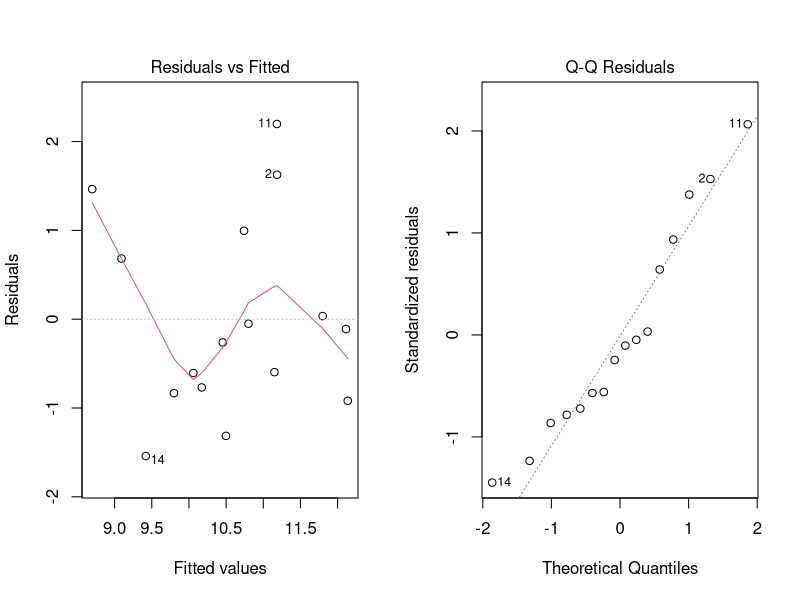
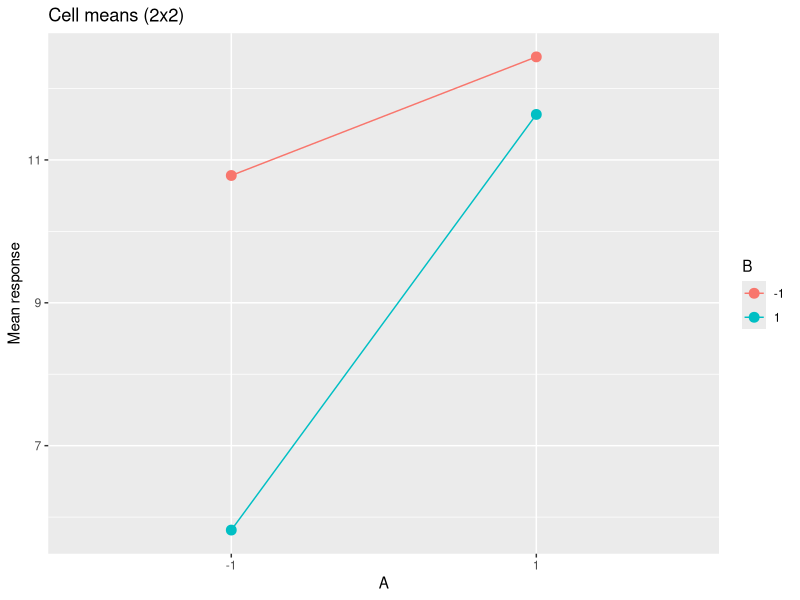

Write R code to recreate these figures, in order.
## ---- chunk 1
knitr::opts_chunk$set(error =  FALSE)
## ---- chunk 2
# Build a standard 4x4 Latin square (standard square)

latin4 <- matrix(c("A","B","C","D",
"B","C","D","A",
"C","D","A","B",
"D","A","B","C"),
nrow=4, byrow=TRUE)

# Create a data frame with one observation per cell

p <- 4
treats <- as.vector(latin4)
rows <- rep(1:p, each=p)      # row index
cols <- rep(1:p, times=p)     # column index

# Simulate a response: baseline + treatment effects + random error

set.seed(20251103)
mu <- 10
t_effects <- c(A=0, B=1.2, C=-0.5, D=0.3)   # true treatment effects
y <- numeric(p*p)
for(i in 1:(p*p)){
trt <- treats[i]

# small row and column effects

row_eff <- c(0, 0.6, -0.4, 0.2)[rows[i]]
col_eff <- c(0, -0.3, 0.5, -0.2)[cols[i]]
y[i] <- mu + t_effects[trt] + row_eff + col_eff + rnorm(1, 0, 1.5)
}

latin_df <- data.frame(y = y,
    trt = factor(treats),
    row = factor(rows),
    col = factor(cols)
)

head(latin_df)
## ---- chunk 3
model_sim <- aov(y ~ trt + row + col, data=latin_df)
summary(model_sim)
## ---- chunk 4
par(mfrow=c(1,2))
plot(model_sim, which=1)  # Residuals vs Fitted
plot(model_sim, which=2)  # Q-Q plot

## ---- chunk 5
# residuals from your Latin-square model
res <- residuals(model_sim)

## 1. Normality: Shapiro–Wilk test
shapiro.test(res)
# H0: residuals are normally distributed.

## 2. Homoscedasticity: e.g. Bartlett or Levene across treatments
bartlett.test(res ~ trt, data = latin_df)
# H0: residual variance is the same for all treatments.

# (If you have 'car' installed, Levene is also fine:)
# car::leveneTest(res ~ trt, data = latin_df)
# H0: equal variances across treatments.


## ---- chunk 6
# Coded data (Montgomery Example 4.3, Table 4.11)

coded_values <- c(
-1, -5, -6, -1, -1,  # row1 
-8, -1, 5, 2, 11,    # row2
-7, 13, 1, 2, -4,    # row3
1,  6,  0,  2,  3,   # row4
7,  4, -1,  3,  5    # row5
)

# Treatment layout (A-E in 5x5 Latin square)
trt_layout <- matrix(c(
"A","B","C","D","E",
"B","C","D","E","A",
"C","D","E","A","B",
"D","E","A","B","C",
"E","A","B","C","D"
), nrow=5, byrow=TRUE)

# Construct data frame

p5 <- 5
y <- coded_values
trt <- as.vector(trt_layout)
row <- rep(1:p5, each=p5)
col <- rep(1:p5, times=p5)

monty5 <- data.frame(
y = y,
trt = factor(trt),
row = factor(row),
col = factor(col)
)

head(monty5)
## ---- chunk 7
model_m5 <- aov(y ~ trt + row + col, data = monty5)
summary(model_m5)
## ---- chunk 8
Formulation <- gl(5, 5, labels = c("A", "B", "C", "D", "E"))
Batch1 <- factor(sort(rep(1:5, 5)))
Operator1 <- factor(rep(1:5, 5))

Table4.9New <- data.frame(
Formulation, Batch1, Operator1,
y = coded_values
)

modelNew <- aov(y ~ Formulation + Batch1 + Operator1, data=Table4.9New)
summary(modelNew)
## ---- chunk 9
set.seed(20251103)
n_rep <- 6   # replicates per cell (keeps runtime short)
A <- rep(c(-1, 1), each = 2 * n_rep)
B <- rep(rep(c(-1, 1), each = n_rep), 2)

# true effects: intercept 10, A = 2, B = -1.5, AB = 1

y <- 10 + 2*A - 1.5*B + 1* (A*B) + rnorm(length(A), 0, 1.2)
dat22 <- data.frame(y = y, A = factor(A), B = factor(B))
dat22
## ---- chunk 10
model_int <- aov(y ~ A * B, data=dat22)
summary(model_int)
## ---- chunk 11

model_fact <- aov(y ~ A+B+ A * B, data=dat22)
summary(model_fact)
## ---- chunk 12
# with(fact_data, interaction.plot(x.factor = A, trace.factor = B,
# response = y, fun = mean, type = "b",
# legend = TRUE, xlab = "A", ylab = "Mean response", trace.label = "B"))

library(dplyr)
library(ggplot2)
cell_means <- dat22 %>% group_by(A,B) %>% summarize(m=mean(y), .groups="drop")
ggplot(cell_means, aes(x=A, y=m, group=B, color=B)) +
geom_point(size=3) + geom_line() +
labs(title="Cell means (2x2)", y="Mean response")
## ---- chunk 13
set.seed(20251103)
reps <- 500
pvals_trt <- numeric(reps)

for(i in 1:reps){
    eps <- rnorm(p*p, 0, 1)
    ysim <- numeric(p*p)
    for(j in 1:(p*p)){
        trt <- treats[j]
        row_eff <- c(0, 0.6, -0.4, 0.2)[rows[j]]
        col_eff <- c(0, -0.3, 0.5, -0.2)[cols[j]]
        ysim[j] <- mu + t_effects[trt] + row_eff + col_eff + eps[j]
    }
    tmp <- data.frame(y=ysim, trt=factor(treats), row=factor(rows), col=factor(cols))
    pv <- summary(aov(y ~ trt + row + col, data=tmp))[[1]]["trt","Pr(>F)"]
    pvals_trt[i] <- pv
}
power_est <- mean(pvals_trt < 0.05)
power_est
## ---- chunk 14
set.seed(20251103)
reps <- 500

power_est_no_loop <- mean(
  replicate(reps, {
    # simulate new errors
    eps <- rnorm(p*p, 0, 1)

    # generate new y values
    ysim <- mu + 
      t_effects[treats] +
      c(0, 0.6, -0.4, 0.2)[rows] +
      c(0, -0.3, 0.5, -0.2)[cols] +
      eps

    tmp <- data.frame(
      y = ysim,
      trt = factor(treats),
      row = factor(rows),
      col = factor(cols)
    )

    # extract treatment p-value
    summary(aov(y ~ trt + row + col, data = tmp))[[1]]["trt", "Pr(>F)"]
  }) < 0.05
)

power_est_no_loop

## ---- chunk 15
set.seed(20251103)
reps <- 500

power_est_no_loop <- mean(
  replicate(reps, {
    # simulate new errors
    eps <- rnorm(p*p, 0, 0.5)  # smaller sigma = higher power

    # generate new y values
    ysim <- mu + 
      t_effects[treats] +
      c(0, 0.6, -0.4, 0.2)[rows] +
      c(0, -0.3, 0.5, -0.2)[cols] +
      eps

    tmp <- data.frame(
      y = ysim,
      trt = factor(treats),
      row = factor(rows),
      col = factor(cols)
    )

    # extract treatment p-value
    summary(aov(y ~ trt + row + col, data = tmp))[[1]]["trt", "Pr(>F)"]
  }) < 0.05
)

power_est_no_loop

